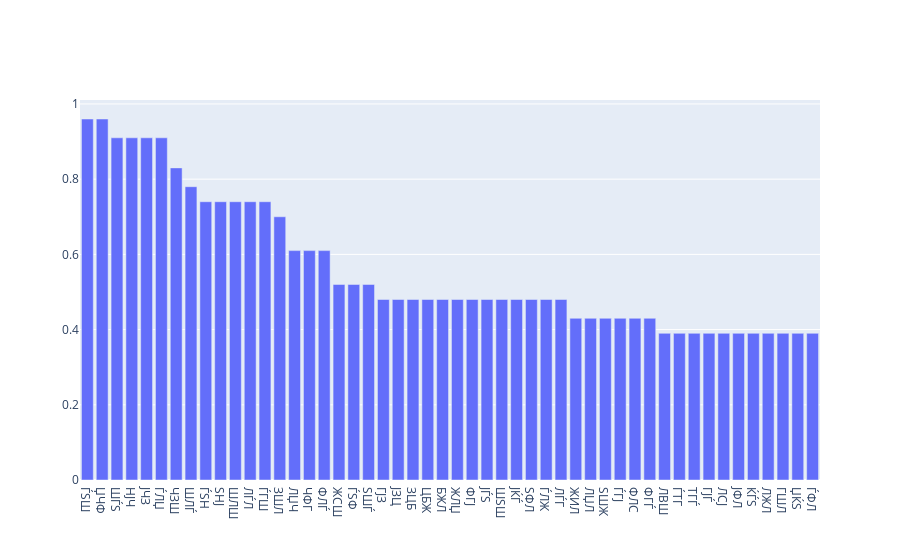

The cell this chart's notebook holds for it:
### Code cell
ciphertext_trigrams = find_trigrams_frequencies(ciphertext)
# ciphertext_trigrams
x = [item[0] for item in ciphertext_trigrams[0:50]]
y = [item[1] for item in ciphertext_trigrams[0:50]]
data = go.Bar(x = x, y = y)
fig = go.Figure(data)
fig.show()

### Figure 1 — Plotly figure (JSON) as saved in the notebook; plotly's stock layout.template omitted (floating-point values rounded to 4 significant figures)
{"data": [{"type": "bar", "x": ["ЃЅШ", "ЏЧФ", "ШЃЅ", "НЈЧ", "ЈЧЗ", "ЃЛЏ", "ЧЗШ", "ШЛЃ", "ЃЅН", "ЅНЈ", "ШЛШ", "ЛЃЛ", "ЃГШ", "ЗШЛ", "ЛЏЧ", "ЧФГ", "ФЛЃ", "ЖСШ", "ЃЅФ", "ЅШЃ", "ГЈЗ", "ЈЗЦ", "ЗЦБ", "ЦБЖ", "БЖЛ", "ЖЛЏ", "ФГЈ", "ЈЃЅ", "ШЅШ", "ЈЌЃ", "ЅФЛ", "ЃЛЖ", "ЛЃГ", "ЖИЛ", "ЛЏЛ", "ЅШЖ", "ЃГЈ", "ФЛС", "ФГЃ", "ЛВШ", "ЃТГ", "ТГЃ", "ГЈЃ", "ЛСЈ", "ЈФЛ", "ЌЃЅ", "ЛЖЛ", "ГШЛ", "ЏЌЅ", "ЃФЛ"], "y": [0.96, 0.96, 0.91, 0.91, 0.91, 0.91, 0.83, 0.78, 0.74, 0.74, 0.74, 0.74, 0.74, 0.7, 0.61, 0.61, 0.61, 0.52, 0.52, 0.52, 0.48, 0.48, 0.48, 0.48, 0.48, 0.48, 0.48, 0.48, 0.48, 0.48, 0.48, 0.48, 0.48, 0.43, 0.43, 0.43, 0.43, 0.43, 0.43, 0.39, 0.39, 0.39, 0.39, 0.39, 0.39, 0.39, 0.39, 0.39, 0.39, 0.39]}], "layout": {}}
